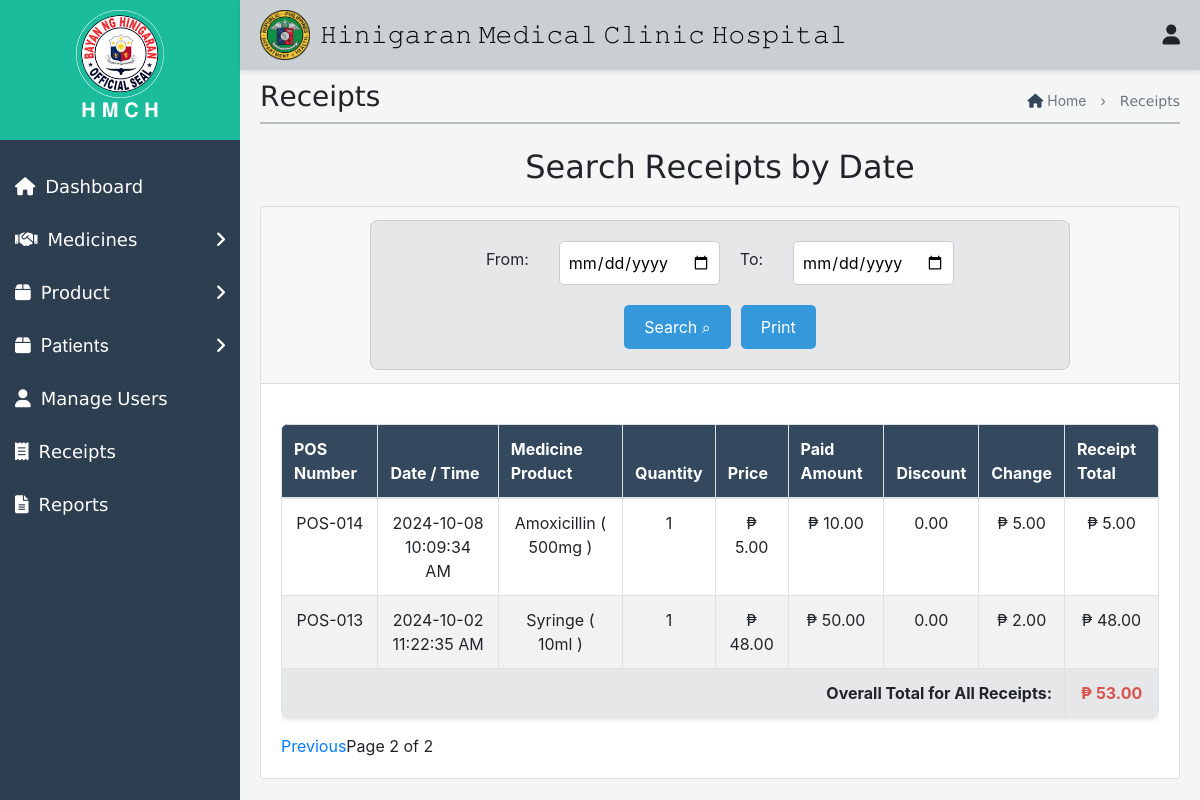
The page /Admin/Receipt.php?page=2 on the database as committed earlier.
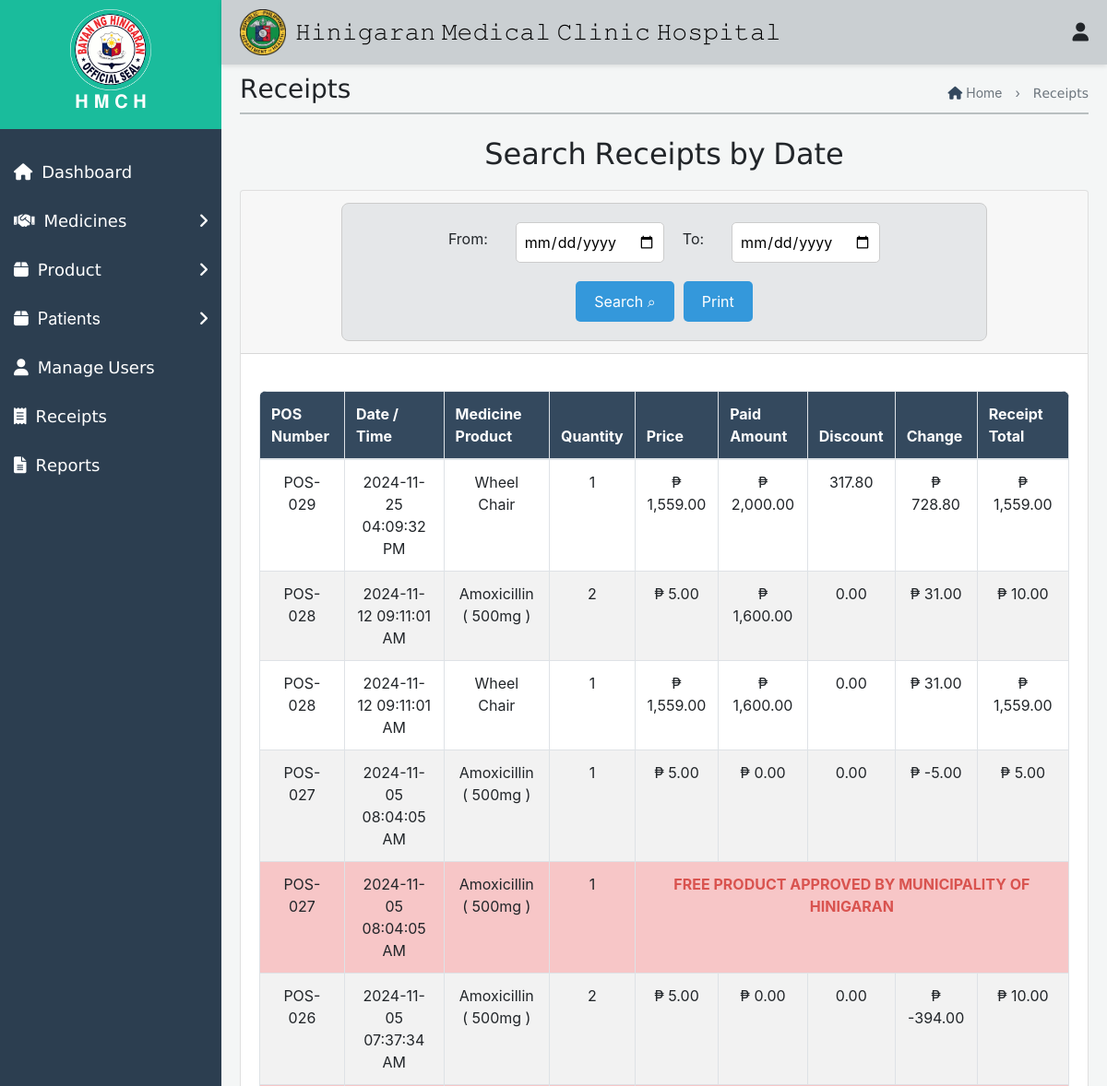
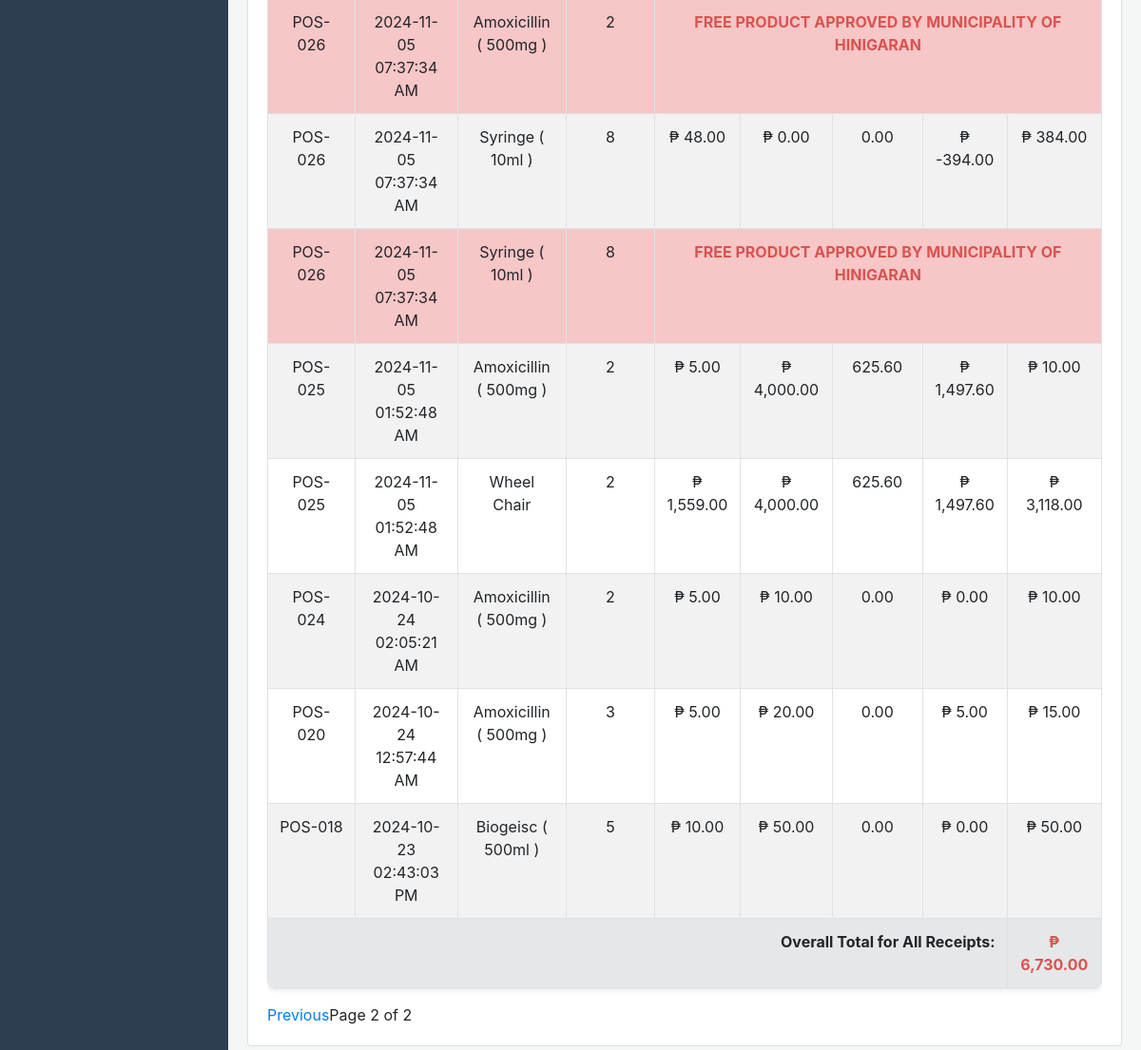
The same page on the database as committed later (2 pictures, top to bottom).
### tables this page shows
CREATE TABLE `receipt_items` (
  `id` int(11) NOT NULL,
  `receipt_id` int(11) DEFAULT NULL,
  `medicine_product` varchar(255) NOT NULL,
  `quantity` int(11) NOT NULL,
  `price` decimal(10,2) NOT NULL,
  `total` decimal(10,2) NOT NULL
);

CREATE TABLE `receipts` (
  `id` int(11) NOT NULL,
  `pos_number` varchar(50) NOT NULL,
  `total` decimal(10,2) NOT NULL,
  `created_at` timestamp NOT NULL DEFAULT current_timestamp(),
  `paid_amount` decimal(10,2) NOT NULL,
  `change_amount` decimal(10,2) NOT NULL,
  `discount_amount` decimal(10,2) DEFAULT 0.00,
  `user_id` int(11) NOT NULL
);

### Admin/Receipt.php (the view, shortened to what the changed rows need)
<!DOCTYPE html>
<html lang="en">
<head>
    <link rel="stylesheet" href="Receipt.css">
    <link href="https://maxcdn.bootstrapcdn.com/bootstrap/4.5.2/css/bootstrap.min.css" rel="stylesheet">
    <link href="https://cdnjs.cloudflare.com/ajax/libs/font-awesome/5.15.4/css/all.min.css" rel="stylesheet">
</head>
<body>
    <div class="top-nav">
    <div class="icon-container">
        <h1>𝙷𝚒𝚗𝚒𝚐𝚊𝚛𝚊𝚗 𝙼𝚎𝚍𝚒𝚌𝚊𝚕 𝙲𝚕𝚒𝚗𝚒𝚌 𝙷𝚘𝚜𝚙𝚒𝚝𝚊𝚕</h1>
    </div>
</div>
    <div id="mySidenav" class="side-nav">
        <div class="logo-container">
            <h2>𝐇 𝐌 𝐂 𝐇</h2>
        </div>
    </div>
    <div id="mainContent" class="main-content">
<div class="first1" style="opacity: 0.9; border-top: 2px solid #b2babb; margin-top: -20px;"></div><br>
<h2 class="form-title">𝖲𝖾𝖺𝗋𝖼𝗁 𝖱𝖾𝖼𝖾𝗂𝗉𝗍𝗌 𝖻𝗒 𝖣𝖺𝗍𝖾</h2>
<section id="receipt-section">
    <div class="card">
        <div class="card-body">
            <div class="table-responsive" id="printableArea">
                <table border="1" class="table table-bordered" style="width:100%; border-collapse:collapse;">
                    <thead>
                        <tr>
                            <th>POS Number</th>
                            <th>Date / Time</th>
                            <th>Medicine Product</th>
                            <th>Quantity</th>
                            <th>Price</th>
                            <th>Paid Amount</th>
                            <th>Discount</th>
                            <th>Change</th>
                            <th>Receipt Total</th>
                        </tr>
                    </thead>
                    <tbody>
                       <?php
$servername = "localhost";
$username = "root";
$password = "";
$dbname = "database";
$conn = new mysqli($servername, $username, $password, $dbname);
$from_date = isset($_POST['from_date']) ? $_POST['from_date'] : '';
$to_date = isset($_POST['to_date']) ? $_POST['to_date'] : '';
$limit = 11;
$page = isset($_GET['page']) ? $_GET['page'] : 1;
$offset = ($page - 1) * $limit;
$sql = "SELECT
            receipts.pos_number,
            receipts.total AS receipt_total,
            receipts.created_at,
            receipts.paid_amount,
            receipts.change_amount,
            receipts.discount_amount,
            receipt_items.medicine_product,
            receipt_items.quantity,
            receipt_items.price,
            receipt_items.total AS item_total
        FROM
            receipts
        LEFT JOIN
            receipt_items
        ON
            receipts.id = receipt_items.receipt_id
        WHERE
            (DATE(receipts.created_at) BETWEEN '$from_date' AND '$to_date' OR '$from_date' = '' OR '$to_date' = '')
        ORDER BY
            receipts.created_at DESC
        LIMIT $limit OFFSET $offset";
$result = $conn->query($sql);
$overall_total = 0;
if ($result->num_rows > 0) {
    while ($row = $result->fetch_assoc()) {
        $receiptDate = date('Y-m-d', strtotime($row['created_at']));
        $receiptTime = date('h:i:s A', strtotime($row['created_at']));
        $pos_number = $row['pos_number'];
        $medicine_product = $row['medicine_product'];
        $quantity = $row['quantity'];
        $overall_total += $row['item_total'];
        echo "<tr>
                <td>" . $row['pos_number'] . "</td>
                <td>" . $receiptDate . " " . $receiptTime . "</td>
                <td>" . $row['medicine_product'] . "</td>
                <td>" . $row['quantity'] . "</td>
                <td>₱ " . number_format($row['price'], 2) . "</td>
                <td>₱ " . number_format($row['paid_amount'], 2) . "</td>
                <td>" . number_format($row['discount_amount'], 2) . "</td>
                <td>₱ " . number_format($row['change_amount'], 2) . "</td>
                <td>₱ " . number_format($row['item_total'], 2) . "</td>
              </tr>";
        if ($row['paid_amount'] == 0) {
            echo "<tr style='background-color: #f7c6c7;'>
                    <td>" . $pos_number . "</td>
                    <td>" . $receiptDate . " " . $receiptTime . "</td>
                    <td>" . $medicine_product . "</td>
                    <td>" . $quantity . "</td>
                    <td colspan='5' style='text-align: center; font-weight: bold; color: #d9534f;'>
                        FREE PRODUCT APPROVED BY MUNICIPALITY OF HINIGARAN
                    </td>
                  </tr>";
        }
    }
    echo "<tr style='background-color: #e5e7e9; font-weight: bold;' id='overall-total'>
            <td colspan='8' style='text-align: right;'>Overall Total for All Receipts:</td>
            <td style='color: #d9534f;'>₱ " . number_format($overall_total, 2) . "</td>
          </tr>";
} else {
    echo "<tr><td colspan='9'>No receipts found for the selected date range</td></tr>";
}
?>
                    </tbody>
                </table>
            </div>
        </div>
    </div>
</section>
<link rel="stylesheet" href="https://cdnjs.cloudflare.com/ajax/libs/font-awesome/6.0.0-beta3/css/all.min.css">
</body>
</html>

Rows that differ between the two databases and show on the page:
no longer on this page (row unchanged): receipt_items: receipt.pos_number "POS-014", receipt.created_at "2024-10-08", receipt.created_at "10:09:34 AM", medicine_product "Amoxicillin ( 500mg )", quantity "1", price "5.00", receipt.paid_amount "10.00", receipt.discount_amount "0.00", receipt.change_amount "5.00", total "5.00"
no longer on this page (row unchanged): receipt_items: receipt.pos_number "POS-013", receipt.created_at "2024-10-02", receipt.created_at "11:22:35 AM", medicine_product "Syringe ( 10ml )", quantity "1", price "48.00", receipt.paid_amount "50.00", receipt.discount_amount "0.00", receipt.change_amount "2.00", total "48.00"
added receipt_items: receipt.pos_number "POS-029", receipt.created_at "2024-11-25", receipt.created_at "04:09:32 PM", medicine_product "Wheel Chair", quantity "1", price "1,559.00", receipt.paid_amount "2,000.00", receipt.discount_amount "317.80", receipt.change_amount "728.80", total "1,559.00"
added receipt_items: receipt.pos_number "POS-028", receipt.created_at "2024-11-12", receipt.created_at "09:11:01 AM", medicine_product "Amoxicillin ( 500mg )", quantity "2", price "5.00", receipt.paid_amount "1,600.00", receipt.discount_amount "0.00", receipt.change_amount "31.00", total "10.00"
added receipt_items: receipt.pos_number "POS-028", receipt.created_at "2024-11-12", receipt.created_at "09:11:01 AM", medicine_product "Wheel Chair", quantity "1", price "1,559.00", receipt.paid_amount "1,600.00", receipt.discount_amount "0.00", receipt.change_amount "31.00", total "1,559.00"
added receipt_items: receipt.pos_number "POS-027", receipt.created_at "2024-11-05", receipt.created_at "08:04:05 AM", medicine_product "Amoxicillin ( 500mg )", quantity "1", price "5.00", receipt.paid_amount "0.00", receipt.discount_amount "0.00", receipt.change_amount "-5.00", total "5.00"
added receipt_items: receipt.pos_number "POS-026", receipt.created_at "2024-11-05", receipt.created_at "07:37:34 AM", medicine_product "Amoxicillin ( 500mg )", quantity "2", price "5.00", receipt.paid_amount "0.00", receipt.discount_amount "0.00", receipt.change_amount "-394.00", total "10.00"
added receipt_items: receipt.pos_number "POS-026", receipt.created_at "2024-11-05", receipt.created_at "07:37:34 AM", medicine_product "Syringe ( 10ml )", quantity "8", price "48.00", receipt.paid_amount "0.00", receipt.discount_amount "0.00", receipt.change_amount "-394.00", total "384.00"
added receipt_items: receipt.pos_number "POS-025", receipt.created_at "2024-11-05", receipt.created_at "01:52:48 AM", medicine_product "Amoxicillin ( 500mg )", quantity "2", price "5.00", receipt.paid_amount "4,000.00", receipt.discount_amount "625.60", receipt.change_amount "1,497.60", total "10.00"
added receipt_items: receipt.pos_number "POS-025", receipt.created_at "2024-11-05", receipt.created_at "01:52:48 AM", medicine_product "Wheel Chair", quantity "2", price "1,559.00", receipt.paid_amount "4,000.00", receipt.discount_amount "625.60", receipt.change_amount "1,497.60", total "3,118.00"
now on this page (row unchanged): receipt_items: receipt.pos_number "POS-024", receipt.created_at "2024-10-24", receipt.created_at "02:05:21 AM", medicine_product "Amoxicillin ( 500mg )", quantity "2", price "5.00", receipt.paid_amount "10.00", receipt.discount_amount "0.00", receipt.change_amount "0.00", total "10.00"
now on this page (row unchanged): receipt_items: receipt.pos_number "POS-020", receipt.created_at "2024-10-24", receipt.created_at "12:57:44 AM", medicine_product "Amoxicillin ( 500mg )", quantity "3", price "5.00", receipt.paid_amount "20.00", receipt.discount_amount "0.00", receipt.change_amount "5.00", total "15.00"
now on this page (row unchanged): receipt_items: receipt.pos_number "POS-018", receipt.created_at "2024-10-23", receipt.created_at "02:43:03 PM", medicine_product "Biogeisc ( 500ml )", quantity "5", price "10.00", receipt.paid_amount "50.00", receipt.discount_amount "0.00", receipt.change_amount "0.00", total "50.00"
Other text that changed with them:
$overall_total: "53.00" → "6,730.00"
